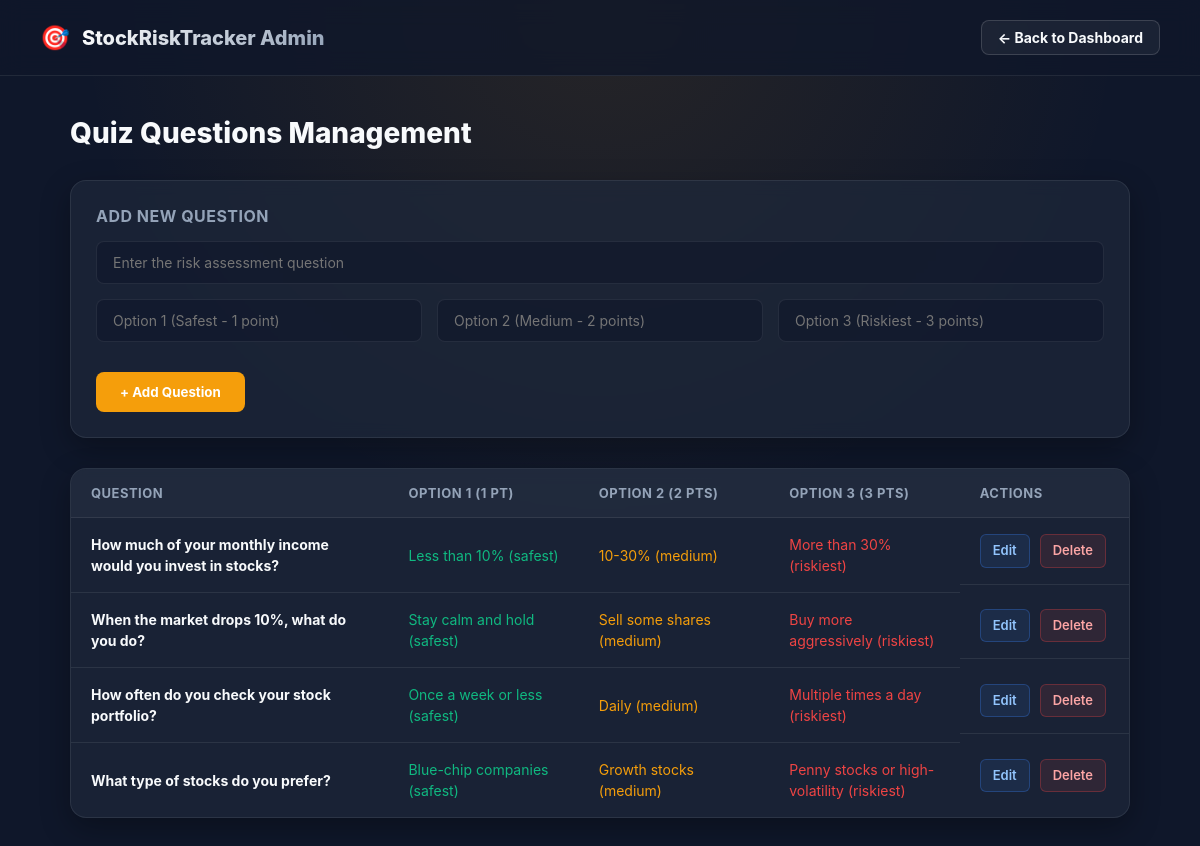
/tracker/manage-quiz/ (signed in), run on the app's committed database.
### tracker/models.py (models this page shows, shortened)
class QuizQuestion(models.Model):
    question = models.TextField()
    option1 = models.CharField(max_length=200)  # 1 point (safest)
    option2 = models.CharField(max_length=200)  # 2 points (medium)
    option3 = models.CharField(max_length=200)  # 3 points (riskiest)

### tracker/views/admin_views.py (the view, shortened to what this page needs)
# urls.py: path('manage-quiz/', views.manage_quiz, name='manage_quiz'),
@login_required
def manage_quiz(request):
    if not request.user.is_superuser:
        return redirect('dashboard')
    questions = QuizQuestion.objects.all()
    return render(request, 'manage_quiz.html', {'questions': questions})

### templates/manage_quiz.html (shortened to what this page needs)
<!DOCTYPE html>
<html lang="en">
<head>
    {% load static %}
</head>
<body>
    <nav class="admin-navbar">
        <div class="admin-brand">
            <span style="font-size:24px;">🎯</span>
            <h2>StockRiskTracker Admin</h2>
        </div>
        <a href="{% url 'admin_dashboard' %}" class="back-btn">← Back to Dashboard</a>
    </nav>
    <div class="container">
        <div class="page-header">
            <h1>Quiz Questions Management</h1>
        </div>
        <div class="form-card">
            <h3>Add New Question</h3>
            <form method="POST">
                <div class="form-grid">
                    <input type="text" name="question" placeholder="Enter the risk assessment question" required autocomplete="off">
                    <div class="options-grid">
                        <input type="text" name="option1" placeholder="Option 1 (Safest - 1 point)" required autocomplete="off">
                        <input type="text" name="option2" placeholder="Option 2 (Medium - 2 points)" required autocomplete="off">
                        <input type="text" name="option3" placeholder="Option 3 (Riskiest - 3 points)" required autocomplete="off">
                    </div>
                    <button type="submit" class="btn-submit">+ Add Question</button>
                </div>
            </form>
        </div>
        <div class="table-container">
            <table>
                <tr>
                    <th style="width: 30%;">Question</th>
                    <th style="width: 18%;">Option 1 (1 pt)</th>
                    <th style="width: 18%;">Option 2 (2 pts)</th>
                    <th style="width: 18%;">Option 3 (3 pts)</th>
                    <th style="width: 16%;">Actions</th>
                </tr>
                {% for q in questions %}
                <tr>
                    <td><strong>{{ q.question }}</strong></td>
                    <td style="color: #10b981;">{{ q.option1 }}</td>
                    <td style="color: #f59e0b;">{{ q.option2 }}</td>
                    <td style="color: #ef4444;">{{ q.option3 }}</td>
                    <td class="action-cell">
                        <a href="{% url 'update_quiz_question' q.id %}" class="btn-edit">Edit</a>
                        <a href="{% url 'delete_quiz_question' q.id %}" class="btn-delete">Delete</a>
                    </td>
                </tr>
                {% endfor %}
            </table>
        </div>
    </div>
</body>
</html>

### templates/manage_quiz.html (style rules this page uses)
:root { --bg-dark: #0f172a; --card-bg: rgba(30, 41, 59, 0.7); --text-primary: #f8fafc; --text-secondary: #94a3b8; --primary: #3b82f6; --primary-hover: #2563eb; --amber: #f59e0b; --amber-hover: #d97706; --red: #ef4444; --border: rgba(255,255,255,0.08); --border-accent: rgba(255,255,255,0.15); --transition: all 0.3s ease; }
* { box-sizing: border-box; margin: 0; padding: 0; font-family: 'Inter', -apple-system, sans-serif; }
body { background-color: var(--bg-dark); color: var(--text-primary); min-height: 100vh; display: flex; flex-direction: column; background-image: radial-gradient(circle at 50% 0%, rgba(245, 158, 11, 0.1), transparent 50%); }
.admin-navbar { display: flex; justify-content: space-between; align-items: center; padding: 20px 40px; background: rgba(15, 23, 42, 0.8); border-bottom: 1px solid var(--border); backdrop-filter: blur(12px); -webkit-backdrop-filter: blur(12px); }
.admin-brand { display: flex; align-items: center; gap: 12px; }
.admin-brand h2 { font-size: 20px; font-weight: 800; background: linear-gradient(135deg, #fff, #94a3b8); -webkit-background-clip: text; background-clip: text; -webkit-text-fill-color: transparent; }
.back-btn { background: rgba(255, 255, 255, 0.05); border: 1px solid var(--border-accent); color: var(--text-primary); padding: 8px 16px; border-radius: 8px; font-size: 14px; font-weight: 700; text-decoration: none; transition: var(--transition); }
.container { max-width: 1100px; margin: 40px auto; padding: 0 20px; width: 100%; }
.page-header { margin-bottom: 30px; display: flex; align-items: center; justify-content: space-between; gap: 15px; }
.page-header h1 { font-size: 28px; font-weight: 800; }
.form-card { background: var(--card-bg); border: 1px solid var(--border); border-radius: 16px; padding: 25px; margin-bottom: 30px; backdrop-filter: blur(8px); -webkit-backdrop-filter: blur(8px); box-shadow: 0 10px 30px rgba(0,0,0,0.3); }
.form-card h3 { font-size: 16px; margin-bottom: 15px; color: var(--text-secondary); text-transform: uppercase; letter-spacing: 0.5px; }
.form-grid { display: grid; grid-template-columns: 1fr; gap: 15px; }
.options-grid { display: grid; grid-template-columns: repeat(3, 1fr); gap: 15px; }
input { width: 100%; padding: 12px 16px; background: rgba(15, 23, 42, 0.6); border: 1px solid var(--border); border-radius: 8px; color: var(--text-primary); font-size: 14px; transition: var(--transition); }
.btn-submit { padding: 12px 24px; margin-top: 15px; background: var(--amber); color: white; border: none; border-radius: 8px; font-weight: 700; cursor: pointer; transition: var(--transition); width: fit-content; }
.table-container { background: var(--card-bg); border: 1px solid var(--border); border-radius: 16px; overflow: hidden; backdrop-filter: blur(8px); -webkit-backdrop-filter: blur(8px); box-shadow: 0 10px 30px rgba(0,0,0,0.3); overflow-x: auto; }
table { width: 100%; border-collapse: collapse; text-align: left; }
th { background: rgba(255,255,255,0.03); padding: 16px 20px; font-size: 13px; text-transform: uppercase; color: var(--text-secondary); letter-spacing: 0.5px; border-bottom: 1px solid var(--border); }
td { padding: 16px 20px; border-bottom: 1px solid var(--border); font-size: 14px; color: var(--text-primary); line-height: 1.5; }
tr:last-child td { border-bottom: none; }
.action-cell { display: flex; gap: 10px; }
.btn-edit { background: rgba(59, 130, 246, 0.1); border: 1px solid rgba(59, 130, 246, 0.3); color: #93c5fd; padding: 6px 12px; border-radius: 6px; font-size: 13px; font-weight: 600; cursor: pointer; transition: var(--transition); text-decoration: none; }
.btn-delete { background: rgba(239, 68, 68, 0.1); border: 1px solid rgba(239, 68, 68, 0.3); color: #fca5a5; padding: 6px 12px; border-radius: 6px; font-size: 13px; font-weight: 600; cursor: pointer; transition: var(--transition); text-decoration: none; }

### data on the page
QuizQuestion: question "How much of your monthly income would you invest in stocks?", option1 "Less than 10% (safest)", option2 "10-30% (medium)", option3 "More than 30% (riskiest)"
QuizQuestion: question "When the market drops 10%, what do you do?", option1 "Stay calm and hold (safest)", option2 "Sell some shares (medium)", option3 "Buy more aggressively (riskiest)"
QuizQuestion: question "How often do you check your stock portfolio?", option1 "Once a week or less (safest)", option2 "Daily (medium)", option3 "Multiple times a day (riskiest)"
QuizQuestion: question "What type of stocks do you prefer?", option1 "Blue-chip companies (safest)", option2 "Growth stocks (medium)", option3 "Penny stocks or high-volatility (riskiest)"
